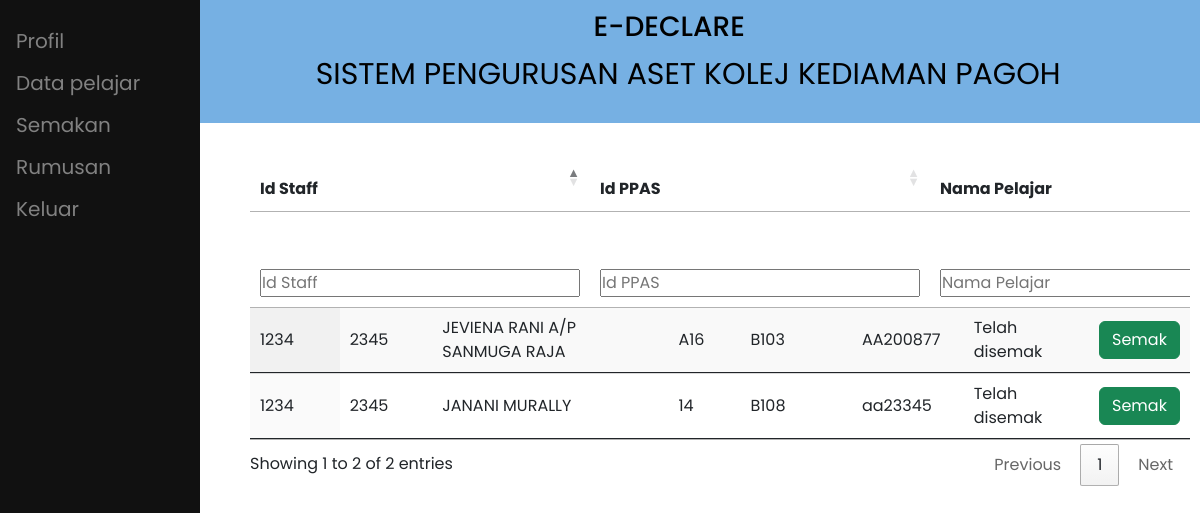
Screenshot of /penyelia/penerimaan_penyelia.php (signed in) with the database file from the repository.
### tables this page shows
CREATE TABLE `akuan` (
  `id_akuan` int(10) NOT NULL,
  `no_matrik` varchar(8) NOT NULL,
  `id_staff` int(10) DEFAULT NULL,
  `id_ppas` int(10) DEFAULT NULL,
  `lokasi` varchar(30) NOT NULL,
  `tarikh_akuan` date NOT NULL DEFAULT current_timestamp(),
  `status` varchar(255) NOT NULL DEFAULT '0',
  `tilam_catatan` varchar(50) NOT NULL,
  `tilam_status` varchar(255) NOT NULL,
  `katil_catatan` varchar(50) NOT NULL,
  `katil_status` varchar(255) NOT NULL,
  `almari_catatan` varchar(50) NOT NULL,
  `almari_status` varchar(255) NOT NULL,
  `kerusi_catatan` varchar(50) NOT NULL,
  `kerusi_status` varchar(255) NOT NULL,
  `mbbr_catatan` varchar(50) NOT NULL,
  `mbbr_status` varchar(255) NOT NULL,
  `no_kunci` varchar(255) DEFAULT NULL,
  `jenis_borang` varchar(255) NOT NULL,
  `kkp` varchar(255) NOT NULL,
  `disahkan` int(11) NOT NULL DEFAULT 0
);

CREATE TABLE `pelajar` (
  `no_matrik` varchar(8) NOT NULL,
  `nama_pelajar` varchar(50) NOT NULL,
  `email_pelajar` varchar(100) NOT NULL,
  `kata_laluan_p` varchar(100) NOT NULL,
  `sem_no` int(1) NOT NULL,
  `tahun` int(1) NOT NULL,
  `no_telefon_p` varchar(20) NOT NULL,
  `kkp` varchar(255) DEFAULT NULL,
  `aras` varchar(255) DEFAULT NULL,
  `no_rumah` varchar(255) DEFAULT NULL,
  `blok` varchar(255) DEFAULT NULL,
  `status` int(11) NOT NULL
);

### penyelia/penerimaan_penyelia.php (the view, shortened to what this page needs)
<?php
require "../conn.php";
$sql = "select KKP from penyelia where id_staff = '$_SESSION[id_staff]'";
$result = $conn->query($sql);
if ($result->num_rows > 0) {
  while ($row = $result->fetch_assoc()) {
    $penyelia_kkp = $row['KKP'];
  }
}
?>
<!DOCTYPE html>
<html lang="en">
<head>
  <link rel="stylesheet" href="../css/style.css">
  <link href='https://unpkg.com/boxicons@2.1.2/css/boxicons.min.css' rel='stylesheet'>
  <link href="https://cdn.jsdelivr.net/npm/bootstrap@5.2.0-beta1/dist/css/bootstrap.min.css" rel="stylesheet">
  <link rel="stylesheet" href="https://cdn.datatables.net/1.12.1/css/jquery.dataTables.min.css">
  <link rel="stylesheet" href="https://cdn.datatables.net/buttons/2.2.3/css/buttons.dataTables.min.css">
  <link rel="stylesheet" href="../css/penerimaan_penyelia.css">
</head>
<body>
  <div class="header">
    <h3>&nbsp;&nbsp;&nbsp;&nbsp;&nbsp;&nbsp;&nbsp;&nbsp;&nbsp;&nbsp;&nbsp;&nbsp;&nbsp;&nbsp;&nbsp;&nbsp;&nbsp;&nbsp;&nbsp;E-DECLARE</h3>
    <p>&nbsp;&nbsp;&nbsp;&nbsp;&nbsp;&nbsp;&nbsp;&nbsp;&nbsp;&nbsp;&nbsp;&nbsp;&nbsp;&nbsp;&nbsp;&nbsp;&nbsp;&nbsp;&nbsp;&nbsp;&nbsp;&nbsp;SISTEM PENGURUSAN ASET KOLEJ KEDIAMAN PAGOH</p>
  </div>
  <?php include 'penyelia_sidenav.php' ?>
  <div class="content">
    <table id="example" class="display table" style="width:100%">
      <thead>
        <tr>
          <th>Id Staff</th>
          <th>Id PPAS</th>
          <th>Nama Pelajar</th>
        </tr>
      </thead>
      <tbody>
        <?php
        $sql = "SELECT *, akuan.status as akuanstatus FROM AKUAN inner join pelajar on akuan.no_matrik = pelajar.no_matrik where akuan.kkp = '$penyelia_kkp' and jenis_borang = 'penerimaan'";
        $result = $conn->query($sql);
        if ($result->num_rows > 0) {
          while ($row = $result->fetch_assoc()) {
        ?>
            <tr>
              <td><?php echo $row['id_staff'] ?></td>
              <td><?php echo $row['id_ppas'] ?></td>
              <td><?php echo $row['nama_pelajar'] ?></td>
              <td><?php echo $row['blok'] ?></td>
              <td><?php echo $row['aras'] ?></td>
              <td><?php echo $row['no_matrik'] ?></td>
              <?php
              if ($row['akuanstatus'] == 0 && $row['jenis_borang'] == 'penerimaan') {
                ?>
                  <td>Belum  Disemak</td>
                <?php
                }
              else if ($row['akuanstatus'] == 1 && $row['jenis_borang'] == 'penerimaan') {
              ?>
                <td>Telah disemak</td>
              <?php
              }
              ?>
              <td><a class="btn btn-success w-100" href="viewBorang.php?id=<?php echo $row['id_akuan'] ?>">Semak</a></td>
            </tr>
        <?php
          }
        }
        ?>
      </tbody>
    </table>
  </div>
</body>
</html>

### css/style.css (style rules this page uses)
* { margin: 0; padding: 0; box-sizing: border-box; font-family: "Poppins", sans-serif; }
body { position: relative; min-height: 100vh; width: 100%; overflow: hidden; overflow-y: scroll; }
.content { width: auto; height: 1200px; margin-left: 240px; position: relative; background: #fff; top: 10px; }
td, th { border: 1px solid #999; padding: 20px; }

### css/penerimaan_penyelia.css (style rules this page uses)
.header { padding: 10px; text-align: center; background: #76B0E3; color: black; font-size: 30px; }
.content { padding: 10px; }

### rows the page displays
akuan: id_staff "1234", id_ppas "2345", no_matrik.nama_pelajar "JEVIENA RANI A/P SANMUGA RAJA", no_matrik.blok "A16", no_matrik.aras "B103", no_matrik.no_matrik "AA200877", status "Telah disemak"
akuan: id_staff "1234", id_ppas "2345", no_matrik.nama_pelajar "JANANI MURALLY", no_matrik.blok "14", no_matrik.aras "B108", no_matrik.no_matrik "aa23345", status "Telah disemak"
